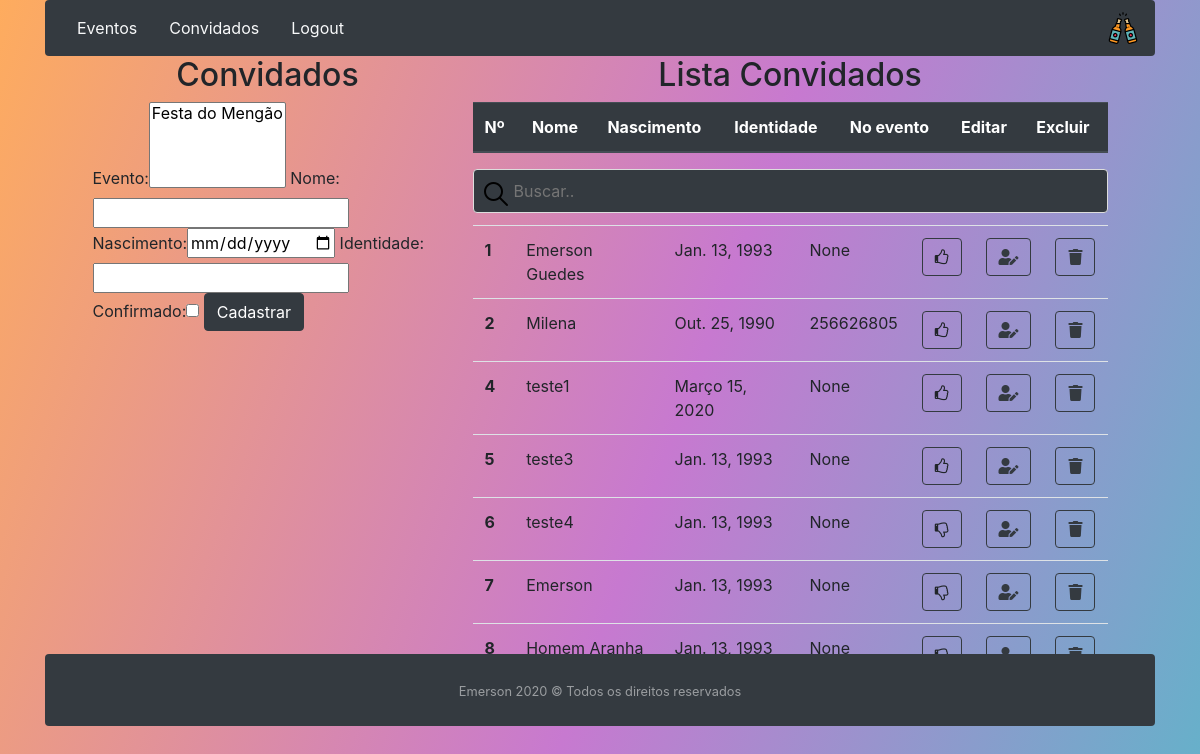
The app's page /convidados/list/ (signed in), older data.
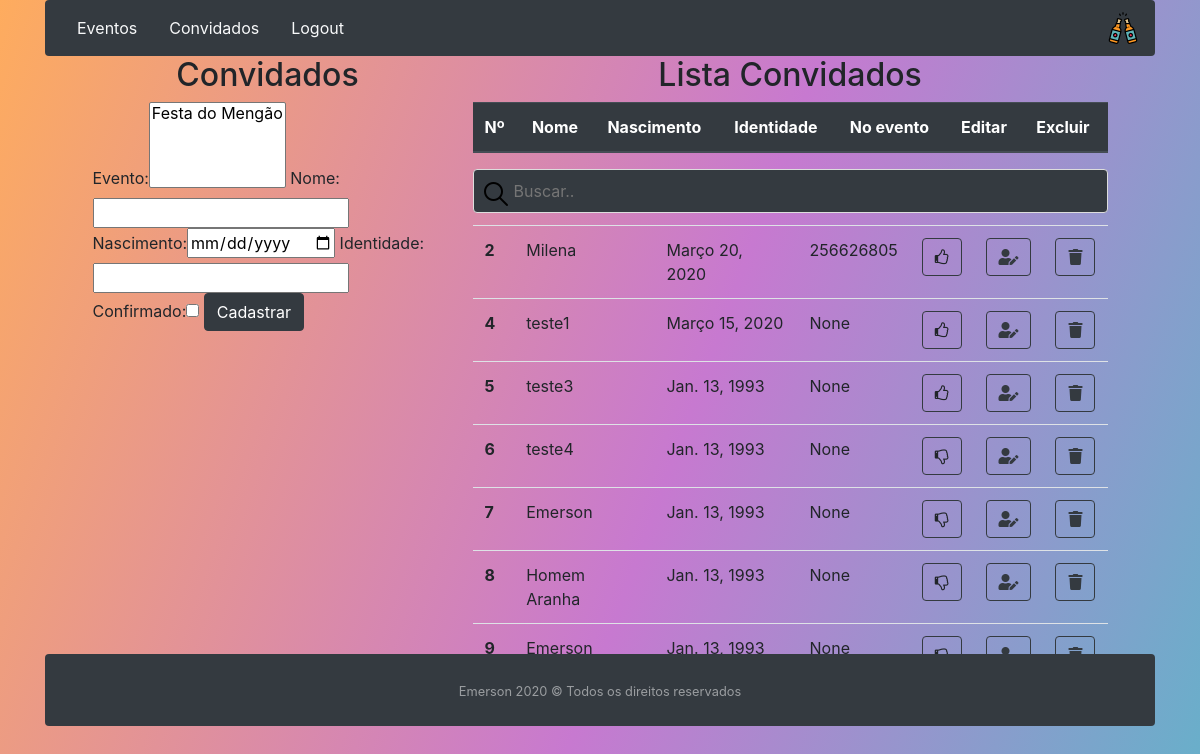
The same page, newer data.
### convidado/models.py (models this page shows, shortened)
class Convidado(models.Model):
    evento = models.ManyToManyField(Evento)
    user = models.ForeignKey(settings.AUTH_USER_MODEL,default=1, on_delete=models.CASCADE)
    nome = models.CharField(max_length=100)
    nascimento = models.DateField()
    identidade = models.CharField(max_length=9,null=True, default=None, blank=True)
    confirmado = models.BooleanField()

### convidado/views.py (the view)
# urls.py: path('list/', listaconvidados,name='convidados'),
@login_required()
def listaconvidados(request):
    form = ConvidadoForm(request.user)
    usuario = request.user
    convidados = Convidado.objects.filter(
        user=request.user
    )
    return render(request, 'convidado/listaconvidados.html',{'convidados':convidados, 'form':form, 'usuario':usuario})

### convidado/forms.py
class ConvidadoForm(ModelForm):
    class Meta:
        model= Convidado
        fields = '__all__'
        widgets = {'user': forms.HiddenInput(), 'nascimento':DateInput()}
    def __init__(self, user, *args, **kwargs):
        super(ConvidadoForm, self).__init__(*args, **kwargs)
        self.fields['evento'].queryset = Evento.objects.filter(user=user)

### evento/models.py (called while the page is built)
    def __str__(self):
        return self.nome_festa

### convidado/templates/convidado/listaconvidados.html (shortened to what this page needs)
{%extends 'convidado/base.html'%}
{% load bootstrap %}
{%load static%}
{%block menu%}
<nav class="navbar navbar-dark bg-dark rounded">
    <ul class="nav">
      <li class="nav-item">
        <a  class="nav-link text-light bg-dark"  href="{%url 'eventos'%}">Eventos</a>
      </li>
      <li class="nav-item">
        <a class="nav-link active text-light bg-dark" href="{%url 'convidados'%}">Convidados</a>
      </li>
      <li class="nav-item">
         <a class="nav-link text-light bg-dark" href="{%url 'logout'%}" >Logout</a>
      </li>
    </ul>
    <div>
        <img src="{% static '/img/cerveja.png'%}">
    </div>
</nav>
{%endblock%}
{%block main%}
<div class="row justify-content-md-center" >
    <div  class="col-lg-4" >
        <h2 align="center">Convidados</h2>
        <form  action= "{% url 'novoConvidado' %}" method ="POST">
            {{ form|bootstrap }}
            <button type="submit" class="btn btn-dark">Cadastrar</button>
        </form>
    </div>
    <div class="col-lg-7 overflow-auto">
        <h2 align="center">Lista Convidados</h2>
        <table class="table">
          <thead class="thead-dark">
            <tr>
              <th scope="col">Nº</th>
              <th scope="col">Nome</th>
              <th scope="col">Nascimento</th>
              <th scope="col">Identidade</th>
              <th scope="col">No evento</th>
              <th scope="col">Editar</th>
              <th scope="col">Excluir</th>
            </tr>
          </thead>
        </table>
        <div class="anyClass">
            <input type="text" id="myInput" onkeyup="myFunction()" placeholder="Buscar.." class="text-light bg-dark rounded">
            <table class="table" id="myTable">
                <tbody>
                    {%for convidados in convidados%}
                    <tr>
                      <th scope="row">{{convidados.id}}</th>
                      <td>{{convidados.nome}}</td>
                      <td>{{convidados.nascimento}}</td>
                      <td>{{convidados.identidade}}</td>
                      {%if convidados.confirmado == True %}
                        <td>
                            <a   class="btn btn-outline-dark" >
                              <i class="fa fa-thumbs-o-up"></i>
                            </a>
                        </td>
                      {%else%}
                        <td>
                            <a   class="btn btn-outline-dark" >
                              <i class="fa fa-thumbs-o-down"></i>
                            </a>
                        </td>
                       {%endif%}
                      <td>
                          <a class="btn btn-outline-dark" href="{%url 'convidadoUpdate' convidados.id %}">
                              <i class="fas fa-user-edit"></i>
                          </a>
                      </td>
                      <td>
                          <a  class="btn btn-outline-dark" href="{%url 'convidadoDelete' convidados.id %}">
                              <i class="fas fa-trash" ></i>
                          </a>
                      </td>
                    </tr>
                    {%endfor%}
                  </tbody>
            </table>
        </div>
    </div>
</div>
{%endblock%}

### convidado/templates/convidado/base.html (shortened to what this page needs)
{%load static%}
<!DOCTYPE html>
<html lang="en">
<head>
    <link rel="stylesheet" href="https://use.fontawesome.com/releases/v5.7.0/css/all.css">
    <link rel="stylesheet" href="https://stackpath.bootstrapcdn.com/bootstrap/4.4.1/css/bootstrap.min.css">
    <link rel="stylesheet" href="https://stackpath.bootstrapcdn.com/font-awesome/4.7.0/css/font-awesome.min.css">
    <link rel="stylesheet" href="{% static 'stick-footer.css' %}">
    <link rel="stylesheet" href="{% static 'style.css' %}">
    <link rel="stylesheet" href="{% static 'scroll.css' %}">
    <link rel="stylesheet" href="{% static 'searchComponent.css' %}">
</head>
<body style="background: linear-gradient(110deg, #FEAC5E, #C779D0, #4BC0C8 );">
    <div class="container">
        {%block menu%}
        {%endblock%}
            {%block main%}
            {%endblock%}
        {% include 'footer.html' %}
    </div>
</body>
</html>

### templates/footer.html (shortened to what this page needs)
{%load static%}
<!DOCTYPE html>
<html lang="en">
<head>
    <link rel="stylesheet" href="{% static 'style.css' %}">
    <link rel="stylesheet" href="{% static 'stick-footer.css' %}">
</head>
<body class="d-flex flex-column">
  <footer id="sticky-footer" class="py-4 bg-dark text-white-50 rounded">
    <div class="container text-center">
      <small >Emerson 2020 © Todos os direitos reservados</small>
    </div>
  </footer>
</body>
</html>

### static/stick-footer.css (style rules this page uses)
html, body { height: 100%; }
#sticky-footer { flex-shrink: none; }
body { background: #007bff; background: linear-gradient(to right, #0062E6, #33AEFF); }

### static/style.css (style rules this page uses)
body { background: linear-gradient(110deg, #fc00ff, #00dbde ); }

### static/scroll.css (style rules this page uses)
.anyClass { height:485px; overflow-y: scroll; }

### static/searchComponent.css (style rules this page uses)
#myInput { background-image: url('img/loupe.png'); background-position: 10px 12px; background-repeat: no-repeat; width: 100%; font-size: 16px; padding: 12px 20px 12px 40px; border: 1px solid #ddd; margin-bottom: 12px; height:9%; }

Row changes from the older to the newer data that the page shows:
removed Convidado: id "1", nome "Emerson Guedes", nascimento "Jan. 13, 1993", identidade "None", confirmado True (drawn)
changed Convidado "Milena": nascimento "Out. 25, 1990" → "Março 20, 2020"
now on this page (row unchanged): Convidado: id "9", nome "Emerson", nascimento "Jan. 13, 1993", identidade "None", confirmado False (drawn)
